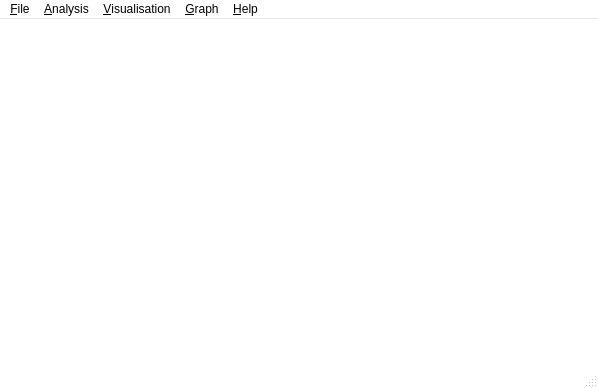
<ui version="4.0" >
 <class>MainWindow</class>
 <widget class="QMainWindow" name="MainWindow" >
  <property name="geometry" >
   <rect>
    <x>0</x>
    <y>0</y>
    <width>598</width>
    <height>388</height>
   </rect>
  </property>
  <property name="palette" >
   <palette>
    <active>
     <colorrole role="Base" >
      <brush brushstyle="SolidPattern" >
       <color alpha="255" >
        <red>255</red>
        <green>255</green>
        <blue>255</blue>
       </color>
      </brush>
     </colorrole>
     <colorrole role="Window" >
      <brush brushstyle="SolidPattern" >
       <color alpha="255" >
        <red>255</red>
        <green>255</green>
        <blue>255</blue>
       </color>
      </brush>
     </colorrole>
    </active>
    <inactive>
     <colorrole role="Base" >
      <brush brushstyle="SolidPattern" >
       <color alpha="255" >
        <red>255</red>
        <green>255</green>
        <blue>255</blue>
       </color>
      </brush>
     </colorrole>
     <colorrole role="Window" >
      <brush brushstyle="SolidPattern" >
       <color alpha="255" >
        <red>255</red>
        <green>255</green>
        <blue>255</blue>
       </color>
      </brush>
     </colorrole>
    </inactive>
    <disabled>
     <colorrole role="Base" >
      <brush brushstyle="SolidPattern" >
       <color alpha="255" >
        <red>255</red>
        <green>255</green>
        <blue>255</blue>
       </color>
      </brush>
     </colorrole>
     <colorrole role="Window" >
      <brush brushstyle="SolidPattern" >
       <color alpha="255" >
        <red>255</red>
        <green>255</green>
        <blue>255</blue>
       </color>
      </brush>
     </colorrole>
    </disabled>
   </palette>
  </property>
  <property name="windowTitle" >
   <string>Analysis of genome plasticity</string>
  </property>
  <widget class="QWidget" name="centralwidget" />
  <widget class="QMenuBar" name="menubar" >
   <property name="geometry" >
    <rect>
     <x>0</x>
     <y>0</y>
     <width>598</width>
     <height>24</height>
    </rect>
   </property>
   <widget class="QMenu" name="menuLoad_tree" >
    <property name="title" >
     <string>&amp;File</string>
    </property>
    <addaction name="actionLoad_tree" />
    <addaction name="actionSave_tree" />
    <addaction name="actionLoad_names" />
    <addaction name="separator" />
    <addaction name="actionLoad_binary_data" />
    <addaction name="actionSave_binary_data" />
    <addaction name="separator" />
    <addaction name="actionOpen_output_file" />
    <addaction name="actionCombine_output_files" />
    <addaction name="actionSave_output_file" />
    <addaction name="actionSave_current" />
    <addaction name="separator" />
    <addaction name="actionExit" />
   </widget>
   <widget class="QMenu" name="menuVisualisation" >
    <property name="title" >
     <string>&amp;Visualisation</string>
    </property>
    <addaction name="actionFirst_iteration" />
    <addaction name="actionNext_iteration" />
    <addaction name="actionPrevious_iteration" />
    <addaction name="actionLast_iteration" />
    <addaction name="separator" />
    <addaction name="actionConsensus" />
    <addaction name="actionAncestral_states" />
    <addaction name="separator" />
    <addaction name="actionScale_down" />
    <addaction name="actionScale_up" />
    <addaction name="separator" />
    <addaction name="actionSave_picture" />
   </widget>
   <widget class="QMenu" name="menuAnalysis" >
    <property name="title" >
     <string>&amp;Analysis</string>
    </property>
    <addaction name="actionReinitiate_random_generator" />
    <addaction name="actionSet_initial_values" />
    <addaction name="actionEdit_list_of_moves" />
    <addaction name="actionEdit_priors" />
    <addaction name="separator" />
    <addaction name="actionRun_algorithm" />
    <addaction name="separator" />
    <addaction name="actionGelman_Rubin_test" />
   </widget>
   <widget class="QMenu" name="menuHelp" >
    <property name="title" >
     <string>&amp;Help</string>
    </property>
    <addaction name="actionHelp_contents" />
    <addaction name="actionAbout" />
   </widget>
   <widget class="QMenu" name="menuPlot" >
    <property name="title" >
     <string>&amp;Graph</string>
    </property>
    <widget class="QMenu" name="menuNumber_of_CP_in_rp" >
     <property name="title" >
      <string>Number of CP in r+</string>
     </property>
     <addaction name="action11" />
     <addaction name="action12" />
    </widget>
    <widget class="QMenu" name="menuNumber_of_CP_in_rm" >
     <property name="title" >
      <string>Number of CP in r-</string>
     </property>
     <addaction name="action21" />
     <addaction name="action22" />
    </widget>
    <widget class="QMenu" name="menuTop_value_for_rp" >
     <property name="title" >
      <string>Top value for r+</string>
     </property>
     <addaction name="action31" />
     <addaction name="action32" />
    </widget>
    <widget class="QMenu" name="menuTop_value_for_rm" >
     <property name="title" >
      <string>Top value for r-</string>
     </property>
     <addaction name="action41" />
     <addaction name="action42" />
    </widget>
    <widget class="QMenu" name="menuLog_likelihood" >
     <property name="title" >
      <string>Log-likelihood</string>
     </property>
     <addaction name="action51" />
     <addaction name="action52" />
    </widget>
    <addaction name="menuNumber_of_CP_in_rp" />
    <addaction name="menuNumber_of_CP_in_rm" />
    <addaction name="separator" />
    <addaction name="menuTop_value_for_rp" />
    <addaction name="menuTop_value_for_rm" />
    <addaction name="separator" />
    <addaction name="menuLog_likelihood" />
   </widget>
   <addaction name="menuLoad_tree" />
   <addaction name="menuAnalysis" />
   <addaction name="menuVisualisation" />
   <addaction name="menuPlot" />
   <addaction name="menuHelp" />
  </widget>
  <widget class="QStatusBar" name="statusbar" />
  <action name="actionLoad_tree" >
   <property name="text" >
    <string>Load tree...</string>
   </property>
  </action>
  <action name="actionLoad_binary_data" >
   <property name="text" >
    <string>Load data...</string>
   </property>
  </action>
  <action name="actionRun_algorithm" >
   <property name="enabled" >
    <bool>true</bool>
   </property>
   <property name="text" >
    <string>Run MCMC...</string>
   </property>
  </action>
  <action name="actionAbout" >
   <property name="text" >
    <string>About...</string>
   </property>
  </action>
  <action name="actionLoad_example_data" >
   <property name="text" >
    <string>Load example data</string>
   </property>
  </action>
  <action name="actionNext_iteration" >
   <property name="enabled" >
    <bool>true</bool>
   </property>
   <property name="text" >
    <string>Next iteration</string>
   </property>
   <property name="shortcut" >
    <string>></string>
   </property>
   <property name="shortcutContext" >
    <enum>Qt::ApplicationShortcut</enum>
   </property>
  </action>
  <action name="actionPrevious_iteration" >
   <property name="enabled" >
    <bool>true</bool>
   </property>
   <property name="text" >
    <string>Previous iteration</string>
   </property>
   <property name="shortcut" >
    <string>&lt;</string>
   </property>
   <property name="shortcutContext" >
    <enum>Qt::ApplicationShortcut</enum>
   </property>
  </action>
  <action name="actionOpen_output_file" >
   <property name="text" >
    <string>Open output file...</string>
   </property>
  </action>
  <action name="actionSave_output_file" >
   <property name="text" >
    <string>Save output file...</string>
   </property>
  </action>
  <action name="actionExit" >
   <property name="text" >
    <string>Exit</string>
   </property>
  </action>
  <action name="actionSave_picture" >
   <property name="text" >
    <string>Save picture...</string>
   </property>
  </action>
  <action name="actionConsensus" >
   <property name="enabled" >
    <bool>true</bool>
   </property>
   <property name="text" >
    <string>Consensus</string>
   </property>
  </action>
  <action name="actionFirst_iteration" >
   <property name="enabled" >
    <bool>true</bool>
   </property>
   <property name="text" >
    <string>First iteration</string>
   </property>
  </action>
  <action name="actionLast_iteration" >
   <property name="enabled" >
    <bool>true</bool>
   </property>
   <property name="text" >
    <string>Last iteration</string>
   </property>
  </action>
  <action name="actionSimulate_tree" >
   <property name="text" >
    <string>Simulate tree...</string>
   </property>
  </action>
  <action name="actionSimulate_data" >
   <property name="text" >
    <string>Simulate data...</string>
   </property>
  </action>
  <action name="actionSave_current" >
   <property name="text" >
    <string>Save current state...</string>
   </property>
  </action>
  <action name="actionSave_tree" >
   <property name="text" >
    <string>Save tree...</string>
   </property>
  </action>
  <action name="actionSave_binary_data" >
   <property name="text" >
    <string>Save data...</string>
   </property>
  </action>
  <action name="actionHelp_contents" >
   <property name="text" >
    <string>Help contents...</string>
   </property>
  </action>
  <action name="actionEdit_list_of_moves" >
   <property name="text" >
    <string>Edit list of moves...</string>
   </property>
  </action>
  <action name="actionGelman_Rubin_test" >
   <property name="text" >
    <string>Gelman-Rubin test...</string>
   </property>
  </action>
  <action name="actionEdit_priors" >
   <property name="text" >
    <string>Edit priors...</string>
   </property>
  </action>
  <action name="actionLoad_names" >
   <property name="text" >
    <string>Load names...</string>
   </property>
  </action>
  <action name="actionScale_up" >
   <property name="text" >
    <string>Scale up</string>
   </property>
   <property name="shortcut" >
    <string>PgUp</string>
   </property>
  </action>
  <action name="actionScale_down" >
   <property name="text" >
    <string>Scale down</string>
   </property>
   <property name="shortcut" >
    <string>PgDown</string>
   </property>
  </action>
  <action name="actionSet_initial_values" >
   <property name="text" >
    <string>Set initial values...</string>
   </property>
  </action>
  <action name="actionPower_study" >
   <property name="text" >
    <string>Power study...</string>
   </property>
  </action>
  <action name="action11" >
   <property name="text" >
    <string>Trajectory</string>
   </property>
  </action>
  <action name="action12" >
   <property name="text" >
    <string>Histogram</string>
   </property>
  </action>
  <action name="action21" >
   <property name="text" >
    <string>Trajectory</string>
   </property>
  </action>
  <action name="action22" >
   <property name="text" >
    <string>Histogram</string>
   </property>
  </action>
  <action name="action31" >
   <property name="text" >
    <string>Trajectory</string>
   </property>
  </action>
  <action name="action32" >
   <property name="text" >
    <string>Histogram</string>
   </property>
  </action>
  <action name="action41" >
   <property name="text" >
    <string>Trajectory</string>
   </property>
  </action>
  <action name="action42" >
   <property name="text" >
    <string>Histogram</string>
   </property>
  </action>
  <action name="action51" >
   <property name="text" >
    <string>Trajectory</string>
   </property>
  </action>
  <action name="action52" >
   <property name="text" >
    <string>Histogram</string>
   </property>
  </action>
  <action name="actionReinitiate_random_generator" >
   <property name="text" >
    <string>Reinitiate random generator...</string>
   </property>
  </action>
  <action name="actionAncestral_states" >
   <property name="text" >
    <string>Ancestral states...</string>
   </property>
  </action>
  <action name="actionCombine_output_files" >
   <property name="text" >
    <string>Combine output files...</string>
   </property>
  </action>
  <action name="actionShow_node_ids" >
   <property name="checkable" >
    <bool>true</bool>
   </property>
   <property name="text" >
    <string>Show node ids</string>
   </property>
  </action>
 </widget>
 <resources/>
 <connections/>
</ui>
